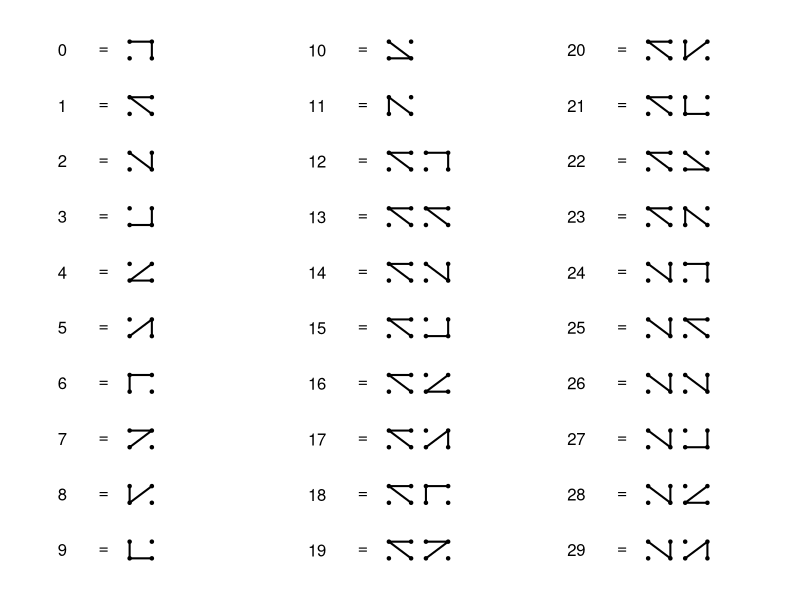
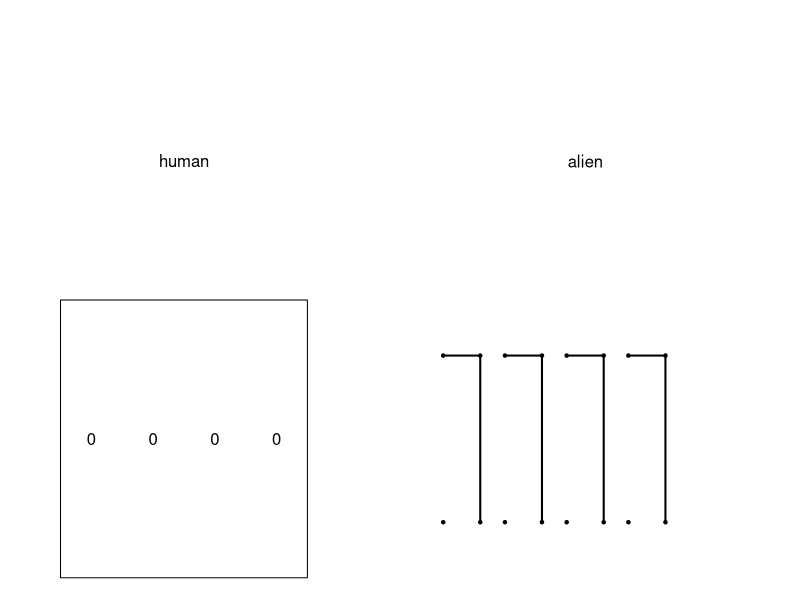
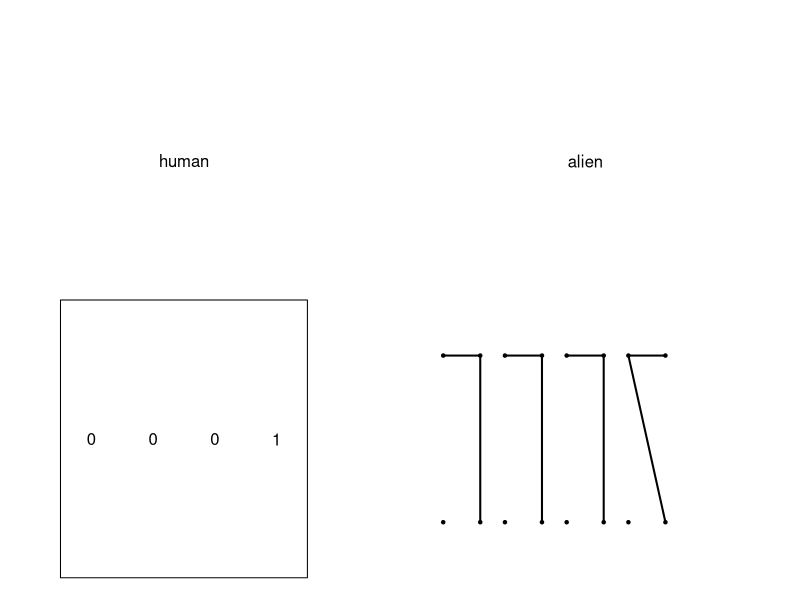
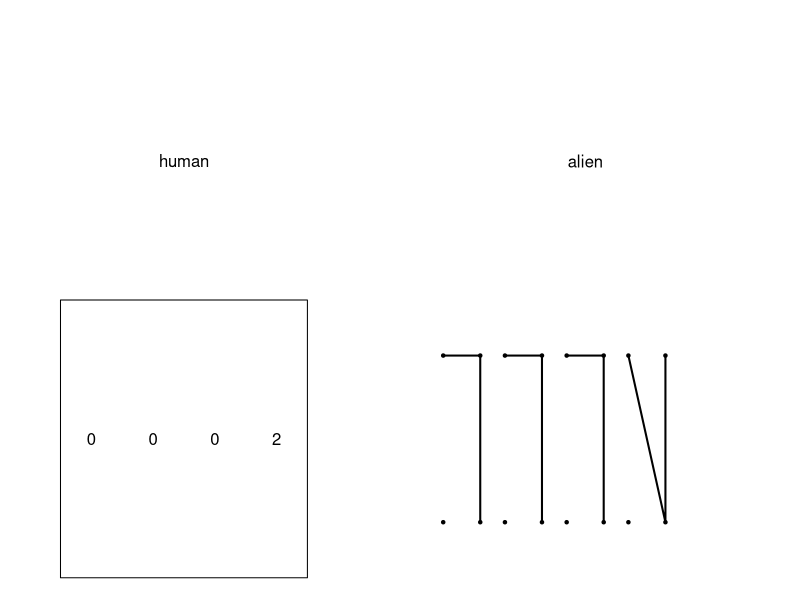
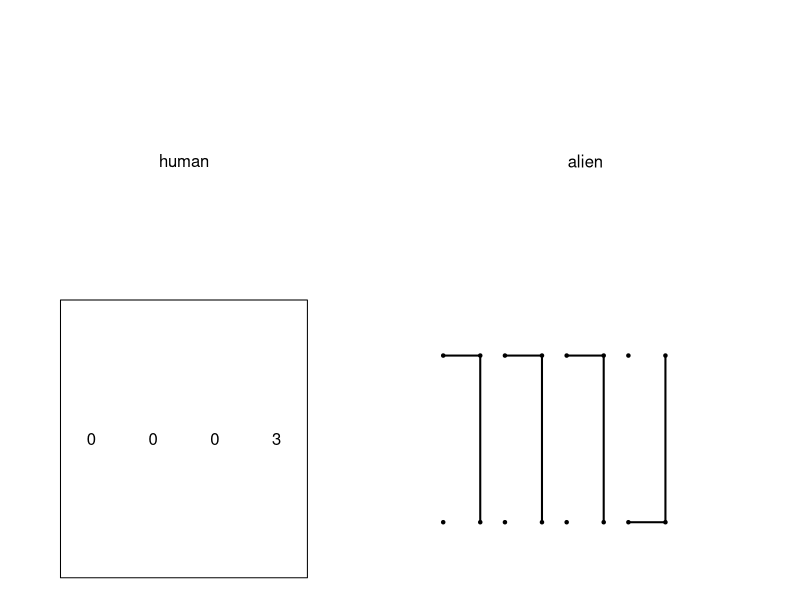
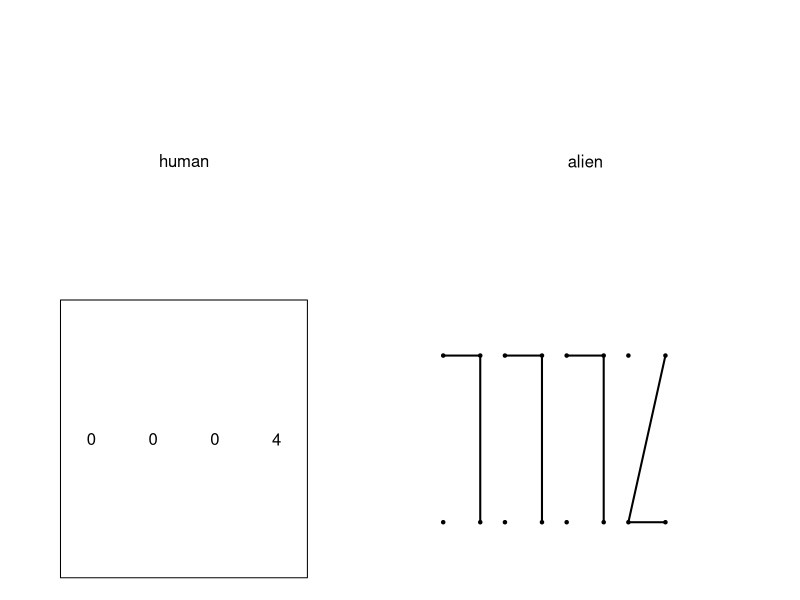
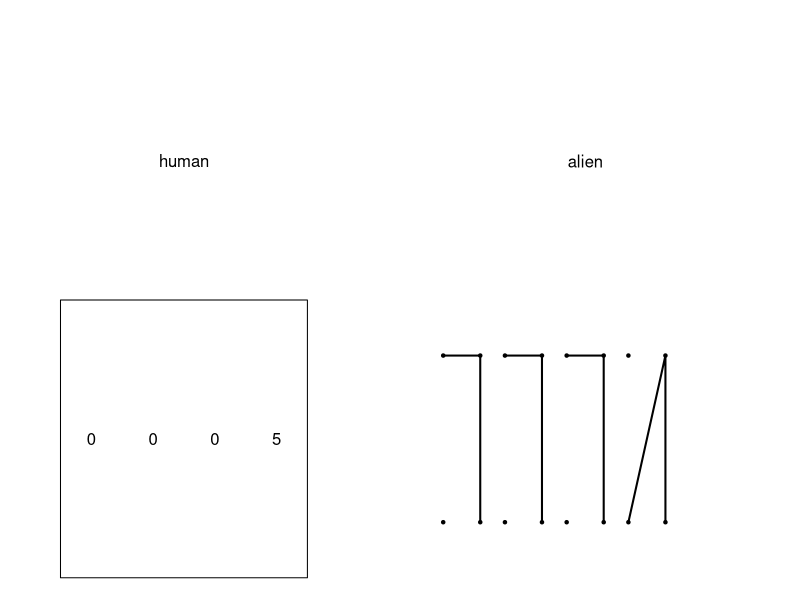
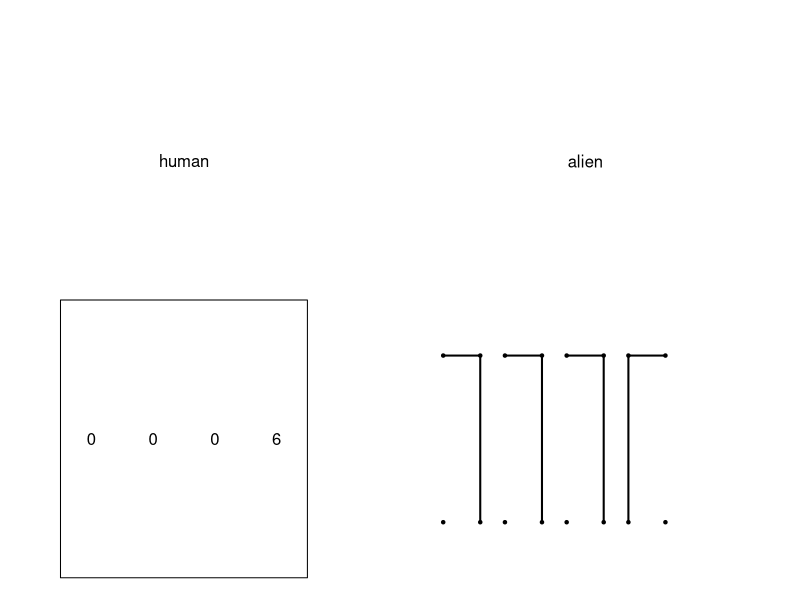

Here is the R script that generated these plots, in order:
## ---- chunk 1
options(scipen=99)
b = 12
while(T){
    ndigs = sample(4:5,1)
    digits = c(sample(1:(b-1),1),sample(0:(b-1),ndigs-1,T))
    if(length(unique(digits))==ndigs){break}
}
tot = 0
for(i in 1:ndigs){
    tot = tot + digits[i]*b^(ndigs-i)
}

aldig = function(x=0,y=0,n=0,r=0.4,lwd=2,cex=0.7){
    th = seq(0,2*pi,pi/1000)
    # polygon(x+r*cos(th),y+r*sin(th),lwd=lwd)
    p1 = c(x-r,y+r)
    p2 = c(x+r,y+r)
    p3 = c(x+r,y-r)
    p4 = c(x-r,y-r)
    ps = list(p1,p2,p3,p4)
    points(c(x-r,x+r,x+r,x-r),c(y-r,y-r,y+r,y+r),pch=20,cex=cex)
    connects = list(c(1,2,3),
                    c(3,1,2),
                    c(1,3,2),
                    c(2,3,4),
                    c(2,4,3),
                    c(3,2,4),
                    c(2,1,4),
                    c(1,2,4),
                    c(1,4,2),
                    c(3,4,1),
                    c(1,3,4),
                    c(3,1,4))
    xx = numeric()
    yy = numeric()
    for(i in 1:3){
        xx = c(xx,ps[[connects[[n+1]][i]]][1])
        yy = c(yy,ps[[connects[[n+1]][i]]][2])
    }
    lines(xx,yy,lwd=lwd)
}

aln = function(xlc=0,ylc=0,digs=c(2,1,0),r=0.4,lwd=2,deltax=1,cex=0.7){
    for(i in 1:length(digs)){
        aldig(xlc+deltax*(i-1),ylc,digs[i],r=r,lwd=lwd,cex=cex)
    }
}

zaln = function(xlc=0,ylc=0,digs=c(2,1,0),r=0.4,lwd=2,deltax=1,nd=6){
    nlz = max(c(nd-length(digs),0))
    ddd = c(rep(0,nlz),digs)
    for(i in 1:length(ddd)){
        aldig(xlc+deltax*(i-1),ylc,ddd[i],r=r,lwd=lwd)
    }
}

adig = function(n,b){
    if(n>0){
        greatest_pow = floor(log(n)/log(b))
    } else {
        return(0)
    }
    tot = n
    digs = numeric()
    for(i in greatest_pow:0){
        dig = tot %/% (b^i)
        digs = c(digs,dig)
        tot = tot-dig*b^i
    }
    return(digs)
}


## ---- chunk 2

par(mar=c(0,0,0,0))
plot(0,0,"n",axes=F,ann=F,xlim=c(0,20),ylim=c(0,20))
ccen = c(2,9,16)
for(i in 0:29){
    col = i%/%10
    row = i%%10
    # dd = adig(i,b)
    text(ccen[col+1],20-row*2-1,"=")
    text(ccen[col+1]-1,20-row*2-1,i,adj=1)
    dd = adig(i,b)
    aln(ccen[col+1]+1,20-row*2-1,dd,r=0.3)
}

## ---- chunk 3
par(mar=c(0,0,0,0))

for(i in 0:100){
    plot(0,0,"n",axes=F,ann=F,xlim=c(0,12),ylim=c(0,2))
    text(2.5,1.5,"human")
    thos = i %/% 1000
    huns = (i-thos*1000) %/% 100
    tens = (i-thos*1000-huns*100) %/% 10
    ones = i-thos*1000-huns*100-tens*10
    text(1,0.5,thos)
    text(2,0.5,huns)
    text(3,0.5,tens)
    text(4,0.5,ones)
    polygon(c(0.5,4.5,4.5,0.5),c(0,0,1,1))
    dd = adig(i,b)
    text(9,1.5,"alien")
    zaln(7,0.5,dd,r=0.3,nd = 4)
}




## ---- chunk 4
par(mar=c(0,0,0,0))
plot(0,0,"n",axes=F,ann=F,xlim=c(0,9),ylim=c(0,1))
for(i in 1:ndigs){
    aln(i,0.5,digits[i],r=0.3,lwd=4,cex=1.2)
}
